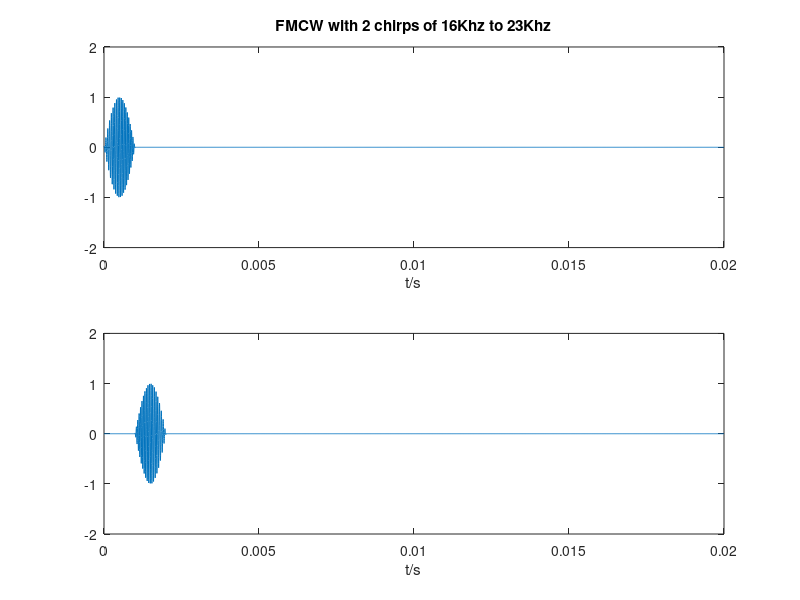
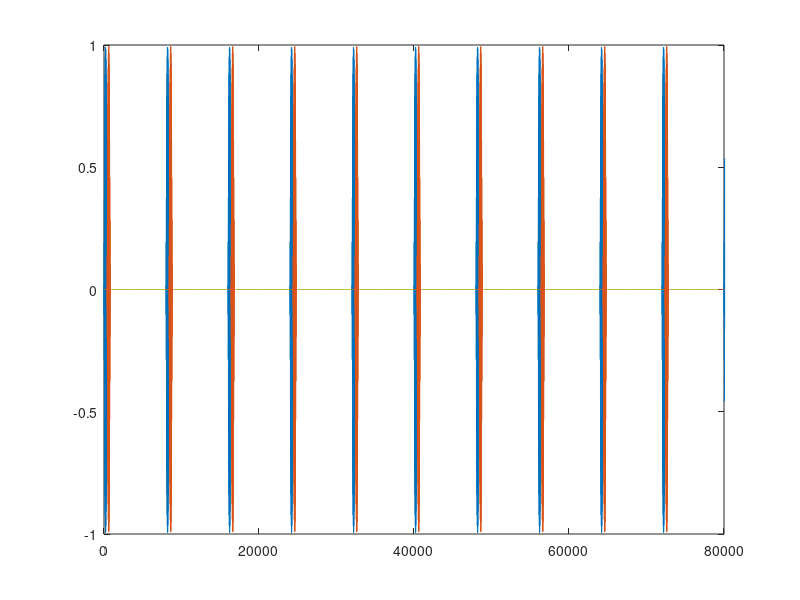

These figures' MATLAB source, in order:
clear;
clc;
A = 1;
Fs = 400000;  %sampling rate 400KHZ
t = 0:1/Fs:0.001-1/Fs; %1ms each
x = 0:1/Fs:0.02 - 1/Fs; %20ms

ya = chirp(t,16000,0.001,23000);
yb = chirp(t,23000,0.001,16000);
ya = ya .* A.*sin(1000*pi*t);
yb = yb .* A.*sin(1000*pi*t);
ya = [ya,zeros(1,7600)];
yb = [zeros(1,400),yb,zeros(1,7200)];

YA = ya;
YB = yb;

for(a= 1:99)
    YA = [YA,ya];
    YB = [YB,yb];
end


figure(1),
subplot(2,1,1),
plot(x,ya),
axis([0,0.02,-2,2]),
xlabel('t/s'),
title('FMCW with 2 chirps of 16Khz to 23Khz'),
subplot(2,1,2),
plot(x,yb),
xlabel('t/s')
axis([0,0.02,-2,2]);
y = [YA',YB'];

audiowrite('doublechannel1.wav',y,Fs);
figure(2),
plot(y),
axis([0,80000,-1,1]);
% yad200 = ya(1:200:end);
% ybd200 = yb(1:200:end);
% yd200 = [ya,yb];
% figure(2)
% plot(yd200);